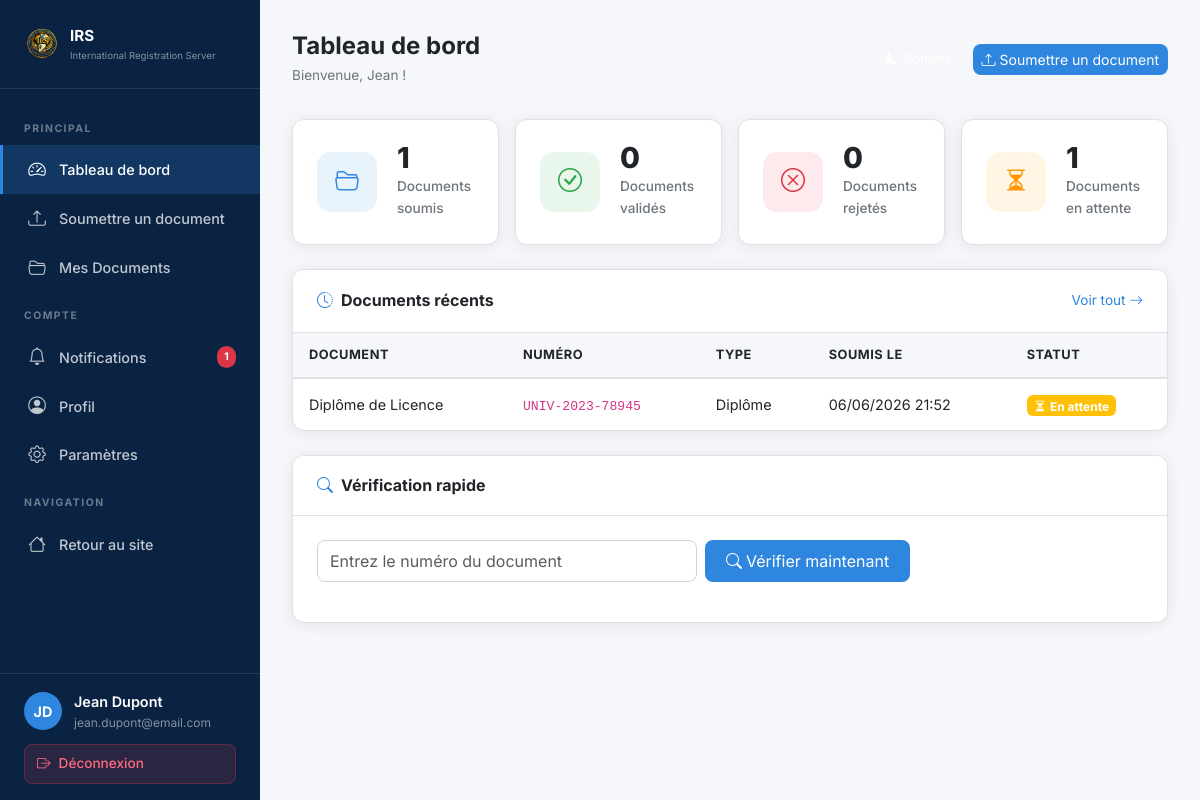
Page /dashboard/index.php (signed in) on the committed database.
### tables this page shows
CREATE TABLE `users` (
  `id` INT(11) NOT NULL AUTO_INCREMENT,
  `first_name` VARCHAR(50) NOT NULL,
  `last_name` VARCHAR(50) NOT NULL,
  `email` VARCHAR(100) NOT NULL,
  `phone` VARCHAR(20) DEFAULT NULL,
  `country` VARCHAR(100) DEFAULT NULL,
  `password` VARCHAR(255) NOT NULL,
  `status` ENUM('active','suspended','inactive') NOT NULL DEFAULT 'active',
  `profile_picture` VARCHAR(255) DEFAULT NULL,
  `last_login` TIMESTAMP NULL DEFAULT NULL,
  `created_at` TIMESTAMP NOT NULL DEFAULT CURRENT_TIMESTAMP,
  `updated_at` TIMESTAMP NOT NULL DEFAULT CURRENT_TIMESTAMP ON UPDATE CURRENT_TIMESTAMP,
  PRIMARY KEY (`id`),
  UNIQUE KEY `email` (`email`)
);

CREATE TABLE `submitted_documents` (
  `id` INT(11) NOT NULL AUTO_INCREMENT,
  `user_id` INT(11) NOT NULL,
  `document_name` VARCHAR(100) NOT NULL,
  `document_number` VARCHAR(100) NOT NULL,
  `document_type` VARCHAR(50) NOT NULL,
  `issuing_organization` VARCHAR(150) NOT NULL,
  `country_of_origin` VARCHAR(100) DEFAULT NULL,
  `description` TEXT DEFAULT NULL,
  `file_path` VARCHAR(255) DEFAULT NULL,
  `image_path` VARCHAR(255) DEFAULT NULL,
  `status` ENUM('pending','validated','rejected','info_requested') NOT NULL DEFAULT 'pending',
  `rejection_reason` TEXT DEFAULT NULL,
  `admin_notes` TEXT DEFAULT NULL,
  `reviewed_by` INT(11) DEFAULT NULL,
  `reviewed_at` TIMESTAMP NULL DEFAULT NULL,
  `submitted_at` TIMESTAMP NOT NULL DEFAULT CURRENT_TIMESTAMP,
  `updated_at` TIMESTAMP NOT NULL DEFAULT CURRENT_TIMESTAMP ON UPDATE CURRENT_TIMESTAMP,
  PRIMARY KEY (`id`),
  KEY `fk_submit_user` (`user_id`),
  KEY `fk_submit_admin` (`reviewed_by`),
  CONSTRAINT `fk_submit_user` FOREIGN KEY (`user_id`) REFERENCES `users` (`id`) ON DELETE CASCADE,
  CONSTRAINT `fk_submit_admin` FOREIGN KEY (`reviewed_by`) REFERENCES `admins` (`id`) ON DELETE SET NULL
);

### dashboard/index.php (the view, shortened to what this page needs)
<?php
require_once __DIR__ . '/../includes/functions.php';
$user = getUserById($conn, $_SESSION['user_id']);
$stats = getDocumentStats($conn, $_SESSION['user_id']);
$recent = $conn->query("SELECT * FROM submitted_documents WHERE user_id = {$_SESSION['user_id']} ORDER BY submitted_at DESC LIMIT 5");
$lang = getLang(); $theme = getTheme();
?>
<!DOCTYPE html>
<html lang="<?= $lang ?>" data-theme="<?= $theme ?>">
<head>
    <link rel="stylesheet" href="https://cdn.jsdelivr.net/npm/bootstrap@5.3.2/dist/css/bootstrap.min.css">
    <link rel="stylesheet" href="https://cdn.jsdelivr.net/npm/bootstrap-icons@1.11.3/font/bootstrap-icons.min.css">
    <link rel="stylesheet" href="/assets/css/style.css">
</head>
<body>
<div class="dashboard-wrapper">
    <?php include __DIR__ . '/../includes/dashboard-sidebar.php'; ?>
    <div class="main-content">
        <div class="top-bar">
            <div class="d-flex align-items-center gap-3">
                <div>
                    <h1 class="page-title"><?= t('dashboard') ?></h1>
                    <p class="page-subtitle">Bienvenue, <?= htmlspecialchars($user['first_name']) ?> !</p>
                </div>
            </div>
            <div class="d-flex align-items-center gap-2">
                <button class="theme-toggle" title="Thème">
                    <i class="bi bi-moon-fill"></i>
                    <span class="theme-label">Sombre</span>
                </button>
                <a href="/dashboard/submit.php" class="btn btn-sm" style="background:var(--irs-blue);color:white;border-radius:8px;">
                    <i class="bi bi-upload me-1"></i>Soumettre un document
                </a>
            </div>
        </div>
        <div class="row g-3 mb-4">
            <div class="col-6 col-md-3">
                <div class="stat-card">
                    <div class="stat-card-icon blue"><i class="bi bi-folder2-open"></i></div>
                    <div>
                        <div class="stat-card-value"><?= $stats['total'] ?></div>
                        <div class="stat-card-label"><?= t('documents_submitted') ?></div>
                    </div>
                </div>
            </div>
            <div class="col-6 col-md-3">
                <div class="stat-card">
                    <div class="stat-card-icon green"><i class="bi bi-check-circle"></i></div>
                    <div>
                        <div class="stat-card-value"><?= $stats['validated'] ?></div>
                        <div class="stat-card-label"><?= t('documents_validated') ?></div>
                    </div>
                </div>
            </div>
            <div class="col-6 col-md-3">
                <div class="stat-card">
                    <div class="stat-card-icon red"><i class="bi bi-x-circle"></i></div>
                    <div>
                        <div class="stat-card-value"><?= $stats['rejected'] ?></div>
                        <div class="stat-card-label"><?= t('documents_rejected') ?></div>
                    </div>
                </div>
            </div>
            <div class="col-6 col-md-3">
                <div class="stat-card">
                    <div class="stat-card-icon orange"><i class="bi bi-hourglass-split"></i></div>
                    <div>
                        <div class="stat-card-value"><?= $stats['pending'] ?></div>
                        <div class="stat-card-label"><?= t('documents_pending') ?></div>
                    </div>
                </div>
            </div>
        </div>
        <div class="irs-card">
            <div class="irs-card-header">
                <h5 class="irs-card-title"><i class="bi bi-clock-history text-irs-blue"></i>Documents récents</h5>
                <a href="/dashboard/documents.php" style="font-size:0.85rem;color:var(--irs-blue);text-decoration:none;">
                    <?= t('view_all') ?> <i class="bi bi-arrow-right"></i>
                </a>
            </div>
            <div style="overflow-x:auto;">
                <?php if ($recent && $recent->num_rows > 0): ?>
                <table class="irs-table w-100">
                    <thead>
                        <tr>
                            <th>Document</th>
                            <th>Numéro</th>
                            <th>Type</th>
                            <th>Soumis le</th>
                            <th>Statut</th>
                        </tr>
                    </thead>
                    <tbody>
                        <?php while ($doc = $recent->fetch_assoc()): ?>
                        <tr>
                            <td><span class="fw-600"><?= htmlspecialchars($doc['document_name']) ?></span></td>
                            <td><code style="font-size:0.82rem;"><?= htmlspecialchars($doc['document_number']) ?></code></td>
                            <td><?= htmlspecialchars($doc['document_type']) ?></td>
                            <td><?= formatDateTime($doc['submitted_at']) ?></td>
                            <td><?= getStatusBadge($doc['status']) ?></td>
                        </tr>
                        <?php endwhile; ?>
                    </tbody>
                </table>
                <?php endif; ?>
            </div>
        </div>
        <div class="irs-card">
            <div class="irs-card-header">
                <h5 class="irs-card-title"><i class="bi bi-search text-irs-blue"></i>Vérification rapide</h5>
            </div>
            <div class="irs-card-body">
                <form id="verifyForm">
                    <div class="d-flex gap-2 flex-wrap">
                        <input type="text" id="docNumber" class="form-control" placeholder="<?= t('enter_doc_number') ?>" style="max-width:380px;">
                        <button type="submit" class="btn" style="background:var(--irs-blue);color:white;border-radius:8px;padding:0.5rem 1.25rem;">
                            <i class="bi bi-search me-1"></i><?= t('verify_now') ?>
                        </button>
                    </div>
                </form>
            </div>
        </div>
    </div>
</div>
</body>
</html>

### includes/dashboard-sidebar.php (shortened to what this page needs)
<?php
$notif_count = getUserNotificationsCount($conn, $_SESSION['user_id']);
$current = basename($_SERVER['PHP_SELF']);
$dir = basename(dirname($_SERVER['PHP_SELF']));
?>
<div class="sidebar" id="sidebar">
    <div class="sidebar-header">
        <img src="/logo.png" alt="IRS">
        <div>
            <div class="brand-text">IRS</div>
            <span class="brand-sub">International Registration Server</span>
        </div>
    </div>
    <nav class="sidebar-nav">
        <div class="sidebar-section-title">Principal</div>
        <a href="/dashboard/index.php" class="sidebar-link <?= $current === 'index.php' && $dir === 'dashboard' ? 'active' : '' ?>">
            <i class="bi bi-speedometer2"></i>
            <?= t('dashboard') ?>
        </a>
        <a href="/dashboard/submit.php" class="sidebar-link <?= $current === 'submit.php' ? 'active' : '' ?>">
            <i class="bi bi-upload"></i>
            <?= t('submit_doc') ?>
        </a>
        <a href="/dashboard/documents.php" class="sidebar-link <?= $current === 'documents.php' ? 'active' : '' ?>">
            <i class="bi bi-folder2-open"></i>
            <?= t('my_documents') ?>
        </a>
        <div class="sidebar-section-title">Compte</div>
        <a href="/dashboard/notifications.php" class="sidebar-link <?= $current === 'notifications.php' ? 'active' : '' ?>">
            <i class="bi bi-bell"></i>
            <?= t('notifications') ?>
            <?php if ($notif_count > 0): ?>
            <span class="badge-count"><?= $notif_count ?></span>
            <?php endif; ?>
        </a>
        <a href="/dashboard/profile.php" class="sidebar-link <?= $current === 'profile.php' ? 'active' : '' ?>">
            <i class="bi bi-person-circle"></i>
            <?= t('profile') ?>
        </a>
        <a href="/dashboard/settings.php" class="sidebar-link <?= $current === 'settings.php' ? 'active' : '' ?>">
            <i class="bi bi-gear"></i>
            <?= t('settings') ?>
        </a>
        <div class="sidebar-section-title">Navigation</div>
        <a href="/index.php" class="sidebar-link">
            <i class="bi bi-house"></i>
            Retour au site
        </a>
    </nav>
    <div class="sidebar-footer">
        <div class="sidebar-user">
            <div class="sidebar-avatar">
                <?= strtoupper(substr($user['first_name'], 0, 1) . substr($user['last_name'], 0, 1)) ?>
            </div>
            <div>
                <div class="sidebar-user-name"><?= htmlspecialchars($user['first_name'] . ' ' . $user['last_name']) ?></div>
                <div class="sidebar-user-email"><?= htmlspecialchars($user['email']) ?></div>
            </div>
        </div>
        <a href="/logout.php" class="btn-logout">
            <i class="bi bi-box-arrow-right"></i>
            <?= t('logout') ?>
        </a>
    </div>
</div>

### includes/functions.php (shortened to what this page needs)
<?php
function getUserById($conn, $id) {
    $id = (int)$id;
    $result = $conn->query("SELECT * FROM users WHERE id = $id LIMIT 1");
    return $result ? $result->fetch_assoc() : null;
}
function getUserNotificationsCount($conn, $user_id) {
    $user_id = (int)$user_id;
    $result = $conn->query("SELECT COUNT(*) as cnt FROM notifications WHERE user_id = $user_id AND is_read = 0");
    if ($result) {
        $row = $result->fetch_assoc();
        return (int)$row['cnt'];
    }
    return 0;
}
function getStatusBadge($status) {
    $badges = [
        'pending'        => ['warning', 'En attente', 'hourglass-split'],
        'validated'      => ['success', 'Validé', 'check-circle-fill'],
        'rejected'       => ['danger', 'Rejeté', 'x-circle-fill'],
        'info_requested' => ['info', 'Info requise', 'info-circle-fill'],
        'verified'       => ['success', 'Vérifié', 'patch-check-fill'],
    ];
    $b = $badges[$status] ?? ['secondary', ucfirst($status), 'question-circle'];
    return '<span class="badge bg-' . $b[0] . '"><i class="bi bi-' . $b[2] . ' me-1"></i>' . $b[1] . '</span>';
}
function getDocumentStats($conn, $user_id) {
    $user_id = (int)$user_id;
    $stats = ['total' => 0, 'validated' => 0, 'rejected' => 0, 'pending' => 0];
    $result = $conn->query("SELECT status, COUNT(*) as cnt FROM submitted_documents WHERE user_id = $user_id GROUP BY status");
    if ($result) {
        while ($row = $result->fetch_assoc()) {
            $stats[$row['status']] = (int)$row['cnt'];
            $stats['total'] += (int)$row['cnt'];
        }
    }
    return $stats;
}
function getLang() {
    return 'fr';
}
function t($key) {
    global $translations;
    return $translations[$key] ?? $key;
}
function loadTranslations() {
    $lang = getLang();
    $file = __DIR__ . '/../lang/' . $lang . '.php';
    if (file_exists($file)) {
        $translations = require $file;
    } else {
        $translations = require __DIR__ . '/../lang/fr.php';
    }
}
function getTheme() {
    return 'light';
}
function formatDateTime($date) {
    return date('d/m/Y H:i', strtotime($date));
}

### rows in the picture
users: first_name+last_name "JD", first_name+last_name "Jean Dupont", email "jean.dupont@email.com", first_name "Jean"
submitted_documents: document_name "Diplôme de Licence", document_number "UNIV-2023-78945", document_type "Diplôme", submitted_at "06/06/2026 21:52", status "En attente"

### other values in the picture
t('dashboard') "Tableau de bord"
t('submit_doc') "Soumettre un document"
t('my_documents') "Mes Documents"
t('notifications') "Notifications"
$notif_count "1"
t('profile') "Profil"
t('settings') "Paramètres"
t('logout') "Déconnexion"
$stats['total'] "1"
t('documents_submitted') "Documents soumis"
$stats['validated'] "0"
t('documents_validated') "Documents validés"
$stats['rejected'] "0"
t('documents_rejected') "Documents rejetés"
$stats['pending'] "1"
